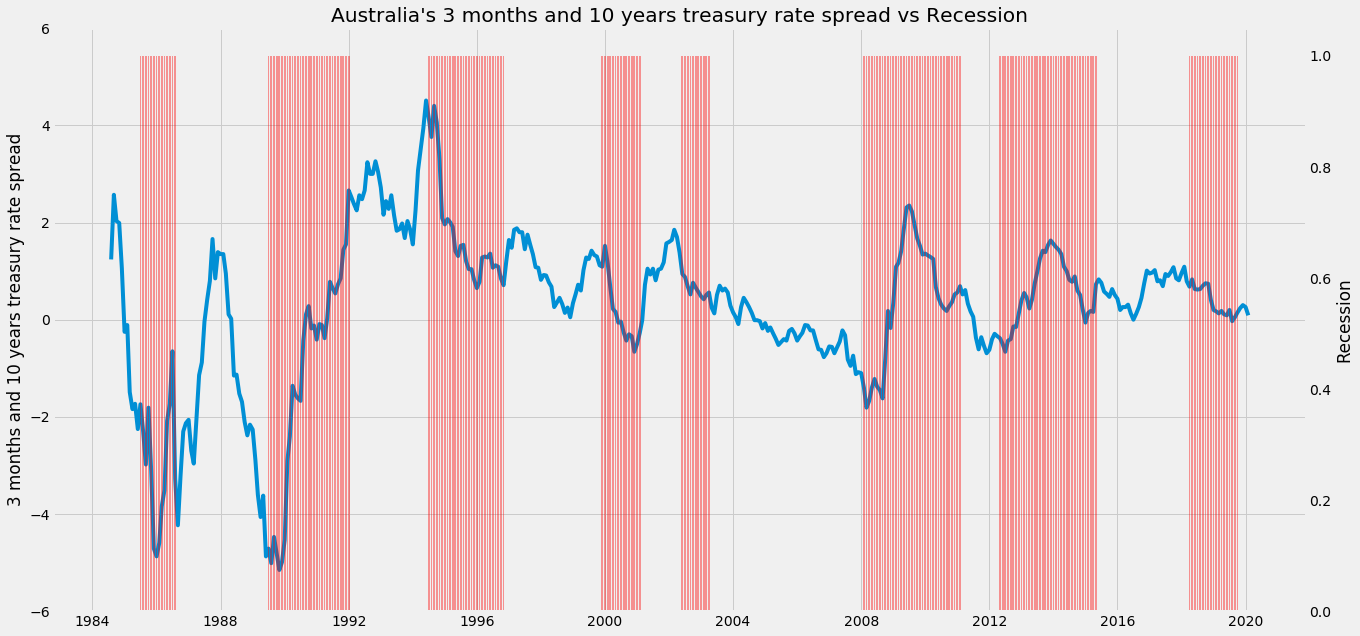

Source code (Python):
#!/usr/bin/env python
# coding: utf-8

# In[5]:


#importing necessary libraries
import numpy as np
import pandas as pd
import matplotlib.pyplot as plt
get_ipython().run_line_magic('matplotlib', 'inline')
# setting up our figure size
plt.rcParams['figure.figsize']=(20,10) 
 # using a theme for better visualization
plt.style.use('fivethirtyeight')
# Read the AU Dataset
AU_Final = pd.read_csv('AU Final.csv') 
#setting date column to datetime
AU_Final.Date = pd.to_datetime(AU_Final.Date) 
#setting date column as index
AU_Final.set_index('Date', inplace=True) 

fig, ax1 = plt.subplots()
ax2 = ax1.twinx()  # setting up the second axis
ax1.plot(AU_Final['3M_10Y_Treasury_Spread']) #first axis
ax2.bar(AU_Final.index, AU_Final.Recession,width=20, alpha=0.4, color='red') #second axis
ax2.grid(b=False) # turning off the grid line of the second axis for cleaner visualization
ax1.set_ylim([-6,6]) #setting up a limmit on first axis
#giving meaningful names to the chart and both axises 
ax1.set_title("Australia's 3 months and 10 years treasury rate spread vs Recession")
ax1.set_ylabel('3 months and 10 years treasury rate spread')
ax2.set_ylabel('Recession')
